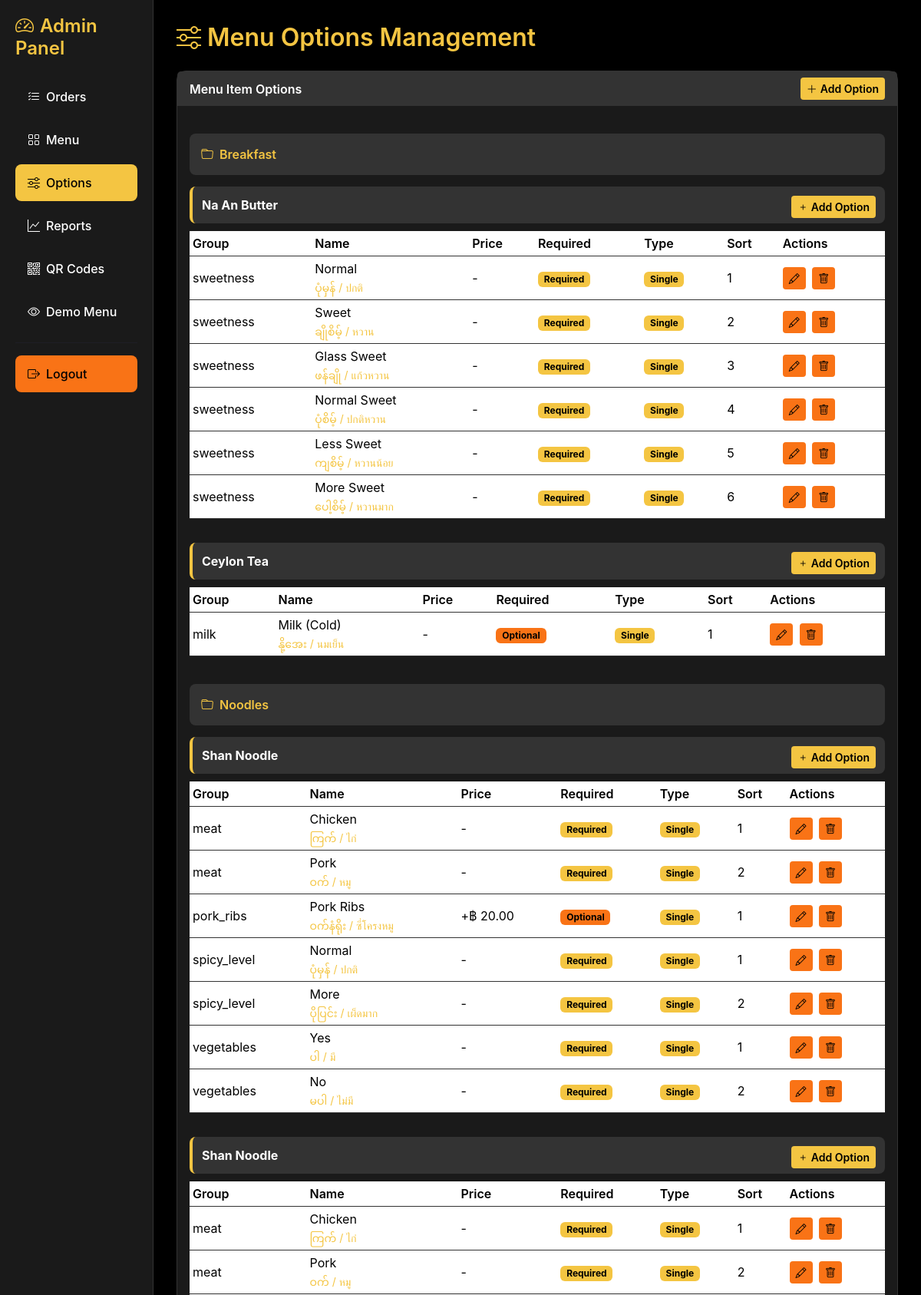
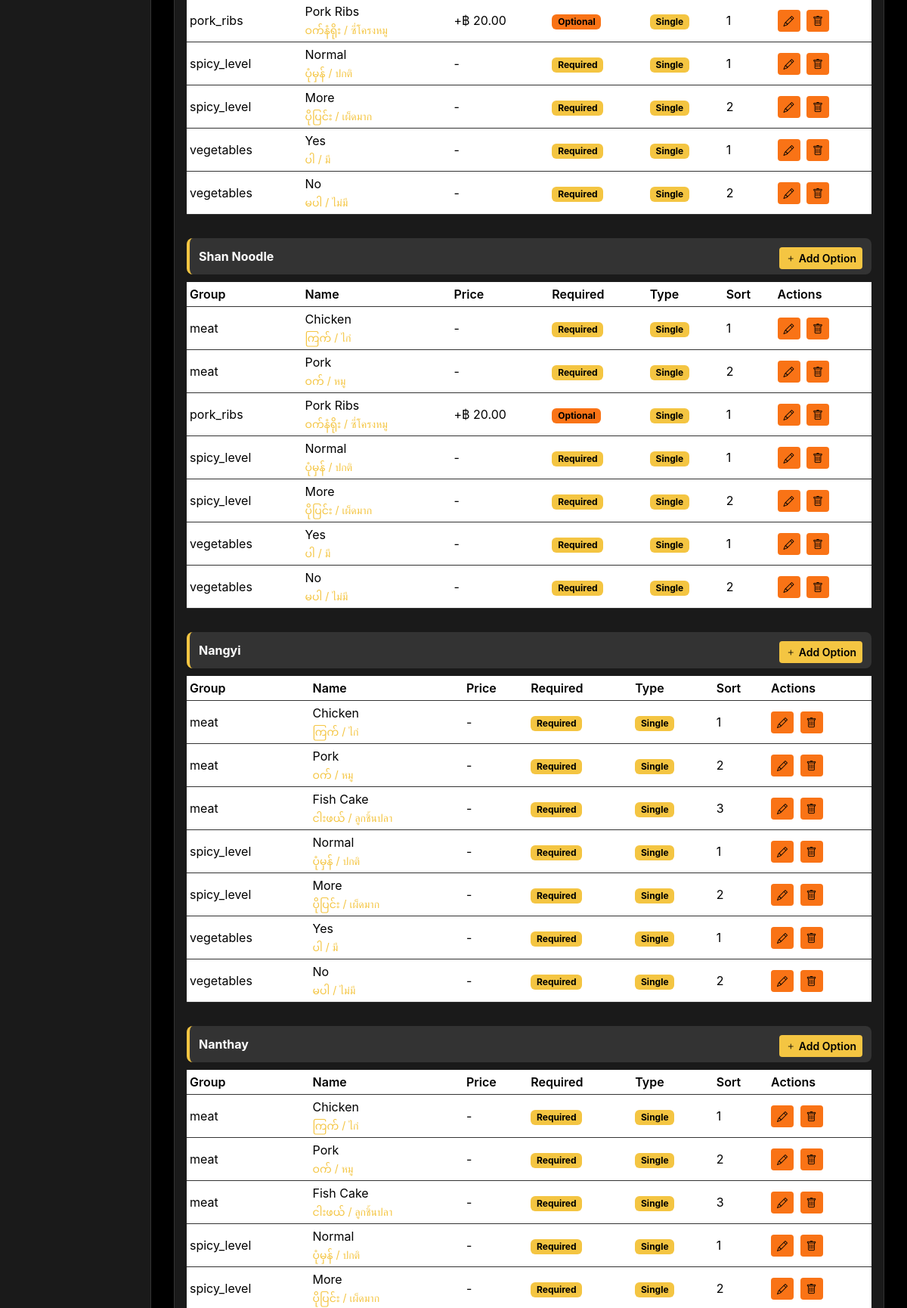
The app's page /admin/dashboard.php?tab=options (signed in, upper part) with its own data (2 pictures, top to bottom).
### tables this page shows
CREATE TABLE menu_item_options (
  id INT AUTO_INCREMENT PRIMARY KEY,
  menu_item_id INT NOT NULL,
  option_group VARCHAR(50) NOT NULL DEFAULT 'default',
  sort_order INT NOT NULL DEFAULT 0,
  additional_price DECIMAL(10,2) NOT NULL DEFAULT 0,
  is_required BOOLEAN NOT NULL DEFAULT FALSE,
  is_multi_select BOOLEAN NOT NULL DEFAULT FALSE,
  name_en VARCHAR(255) NOT NULL,
  name_bu VARCHAR(255) NULL,
  name_th VARCHAR(255) NULL,
  created_at TIMESTAMP NOT NULL DEFAULT CURRENT_TIMESTAMP,
  updated_at TIMESTAMP NOT NULL DEFAULT CURRENT_TIMESTAMP ON UPDATE CURRENT_TIMESTAMP,
  CONSTRAINT fk_menu_item_options_item FOREIGN KEY (menu_item_id) REFERENCES menu_items(id) ON DELETE CASCADE
);

### lib/helpers.php (called while the page is built, shortened)
<?php
function h(?string $value): string
{
    return htmlspecialchars($value ?? '', ENT_QUOTES, 'UTF-8');
}
function currency_symbol(): string
{
    return '฿';
}
function money_decimals(): int
{
    return 2;
}
function format_money(string|int|float $amount): string
{
    return currency_symbol() . ' ' . number_format((float) $amount, money_decimals(), '.', ',');
}

### admin/partials/options_tab.php (the view, shortened to what this page needs)
<h2 class="mb-4" style="color: #f4c542;">
    <i class="bi bi-sliders me-2"></i>Menu Options Management
</h2>
<div class="card">
    <div class="card-header d-flex justify-content-between align-items-center">
        <span>Menu Item Options</span>
        <button class="btn btn-add-option btn-sm" data-bs-toggle="modal" data-bs-target="#optionModal" onclick="resetForm()">
            <i class="bi bi-plus-lg me-1"></i>Add Option
        </button>
    </div>
    <div class="card-body">
        <?php if (empty($optionsByItem)): ?>
            <div class="text-center text-muted py-5">
                <i class="bi bi-inbox fs-1"></i>
                <p class="mt-3">No options found. Add your first option!</p>
            </div>
        <?php else: ?>
            <?php
            $currentCategory = '';
            foreach ($optionsByItem as $itemId => $data):
                if ($data['category'] !== $currentCategory) {
                    $currentCategory = $data['category'];
            ?>
                <div class="category-header">
                    <i class="bi bi-folder me-2"></i><?= ucfirst(h($currentCategory)) ?>
                </div>
            <?php } ?>
            <div class="item-header">
                <strong><?= h($data['item_name']) ?></strong>
                <button class="btn btn-add-option btn-sm float-end" onclick="addOptionForItem(<?= $itemId ?>)">
                    <i class="bi bi-plus"></i> Add Option
                </button>
            </div>
            <div class="table-responsive">
                <table class="table table-sm">
                    <thead>
                        <tr>
                            <th>Group</th>
                            <th>Name</th>
                            <th>Price</th>
                            <th>Required</th>
                            <th>Type</th>
                            <th>Sort</th>
                            <th>Actions</th>
                        </tr>
                    </thead>
                    <tbody>
                        <?php foreach ($data['options'] as $opt): ?>
                        <tr>
                            <td><?= h($opt['option_group']) ?></td>
                            <td>
                                <?= h($opt['name_en']) ?><br>
                                <small class="text-muted"><?= h($opt['name_bu']) ?> / <?= h($opt['name_th']) ?></small>
                            </td>
                            <td><?= $opt['additional_price'] > 0 ? '+' . format_money($opt['additional_price']) : '-' ?></td>
                            <td>
                                <span class="badge <?= $opt['is_required'] ? 'badge-required' : 'badge-optional' ?>">
                                    <?= $opt['is_required'] ? 'Required' : 'Optional' ?>
                                </span>
                            </td>
                            <td>
                                <span class="badge <?= $opt['is_multi_select'] ? 'badge-multi' : 'badge-single' ?>">
                                    <?= $opt['is_multi_select'] ? 'Multi' : 'Single' ?>
                                </span>
                            </td>
                            <td><?= $opt['sort_order'] ?></td>
                            <td>
                                <button class="btn btn-sm btn-edit me-1" onclick="editOption(<?= $opt['id'] ?>)">
                                    <i class="bi bi-pencil"></i>
                                </button>
                                <button class="btn btn-sm btn-delete" onclick="deleteOption(<?= $opt['id'] ?>, '<?= h($opt['name_en']) ?>')">
                                    <i class="bi bi-trash"></i>
                                </button>
                            </td>
                        </tr>
                        <?php endforeach; ?>
                    </tbody>
                </table>
            </div>
            <?php endforeach; ?>
        <?php endif; ?>
    </div>
</div>

### admin/dashboard.php (style rules this page uses)
body { background: #000000; color: #ffffff; font-family: -apple-system, BlinkMacSystemFont, "Segoe UI", Roboto, sans-serif; }
.card { background: #1a1a1a; border: 1px solid #333333; border-radius: 12px; margin-bottom: 20px; color: #ffffff; }
.card-header { background: #333333; border: none; border-radius: 12px 12px 0 0; color: #f4c542; font-weight: 600; }
.card-body { color: #ffffff; }
.table { color: #ffffff; }
.table th { background: #ffffff; border-color: #333333; color: #000000; font-weight: 600; }
.table td { border-color: #333333; vertical-align: middle; background: #ffffff; color: #000000; }
.text-muted { color: #f4c542 !important; }
.btn { background: #333333 !important; color: #ffffff !important; border: 1px solid #444444; font-weight: 500; }
.btn-add-option { background: #f4c542 !important; color: #000000 !important; border: none; font-weight: 600; }
.btn-edit { background: #f97316 !important; color: #000000 !important; border: none; font-weight: 600; }
.btn-delete { background: #f97316 !important; color: #000000 !important; border: none; font-weight: 600; }
small { color: #f4c542; }
span { color: #ffffff; }
div { color: #ffffff; }
h1, h2, h3, h4, h5, h6 { color: #f4c542; font-weight: 600; }
.badge { background: #333333; color: #ffffff; }
.badge-required { background: #f4c542; color: #000000; }
.badge-optional { background: #f97316; color: #000000; }
.badge-single { background: #f4c542; color: #000000; }
.category-header { background: #333333; padding: 15px; border-radius: 8px; margin: 20px 0 10px 0; color: #f4c542; font-weight: 600; }
.item-header { background: #333333; padding: 12px; border-radius: 8px; margin: 15px 0 10px 0; border-left: 4px solid #f4c542; }

### records on screen
menu_item_options: option_group "sweetness", name_en "Normal", name_bu "ပုံမှန်", name_th "ปกติ", is_required "Required", is_multi_select "Single", sort_order "1"
menu_item_options: option_group "sweetness", name_en "Sweet", name_bu "ချိုစိမ့်", name_th "หวาน", is_required "Required", is_multi_select "Single", sort_order "2"
menu_item_options: option_group "sweetness", name_en "Glass Sweet", name_bu "ဖန်ချို", name_th "แก้วหวาน", is_required "Required", is_multi_select "Single", sort_order "3"
menu_item_options: option_group "sweetness", name_en "Normal Sweet", name_bu "ပုံစိမ့်", name_th "ปกติหวาน", is_required "Required", is_multi_select "Single", sort_order "4"
menu_item_options: option_group "sweetness", name_en "Less Sweet", name_bu "ကျစိမ့်", name_th "หวานน้อย", is_required "Required", is_multi_select "Single", sort_order "5"
menu_item_options: option_group "sweetness", name_en "More Sweet", name_bu "ပေါ့စိမ့်", name_th "หวานมาก", is_required "Required", is_multi_select "Single", sort_order "6"
menu_item_options: option_group "milk", name_en "Milk (Cold)", name_bu "နို့အေး", name_th "นมเย็น", is_required "Optional", is_multi_select "Single", sort_order "1"
menu_item_options: option_group "meat", name_en "Chicken", name_bu "ကြက်", name_th "ไก่", is_required "Required", is_multi_select "Single", sort_order "1"
menu_item_options: option_group "meat", name_en "Pork", name_bu "ဝက်", name_th "หมู", is_required "Required", is_multi_select "Single", sort_order "2"
menu_item_options: option_group "pork_ribs", name_en "Pork Ribs", name_bu "ဝက်နံရိုး", name_th "ซี่โครงหมู", additional_price "฿ 20.00", is_required "Optional", is_multi_select "Single", sort_order "1"
menu_item_options: option_group "spicy_level", name_en "Normal", name_bu "ပုံမှန်", name_th "ปกติ", is_required "Required", is_multi_select "Single", sort_order "1"
menu_item_options: option_group "spicy_level", name_en "More", name_bu "ပိုပြင်း", name_th "เผ็ดมาก", is_required "Required", is_multi_select "Single", sort_order "2"
menu_item_options: option_group "vegetables", name_en "Yes", name_bu "ပါ", name_th "มี", is_required "Required", is_multi_select "Single", sort_order "1"
menu_item_options: option_group "vegetables", name_en "No", name_bu "မပါ", name_th "ไม่มี", is_required "Required", is_multi_select "Single", sort_order "2"
menu_item_options: option_group "meat", name_en "Chicken", name_bu "ကြက်", name_th "ไก่", is_required "Required", is_multi_select "Single", sort_order "1"
menu_item_options: option_group "meat", name_en "Pork", name_bu "ဝက်", name_th "หมู", is_required "Required", is_multi_select "Single", sort_order "2"
menu_item_options: option_group "pork_ribs", name_en "Pork Ribs", name_bu "ဝက်နံရိုး", name_th "ซี่โครงหมู", additional_price "฿ 20.00", is_required "Optional", is_multi_select "Single", sort_order "1"
menu_item_options: option_group "spicy_level", name_en "Normal", name_bu "ပုံမှန်", name_th "ปกติ", is_required "Required", is_multi_select "Single", sort_order "1"
menu_item_options: option_group "spicy_level", name_en "More", name_bu "ပိုပြင်း", name_th "เผ็ดมาก", is_required "Required", is_multi_select "Single", sort_order "2"
menu_item_options: option_group "vegetables", name_en "Yes", name_bu "ပါ", name_th "มี", is_required "Required", is_multi_select "Single", sort_order "1"
menu_item_options: option_group "vegetables", name_en "No", name_bu "မပါ", name_th "ไม่มี", is_required "Required", is_multi_select "Single", sort_order "2"
menu_item_options: option_group "meat", name_en "Chicken", name_bu "ကြက်", name_th "ไก่", is_required "Required", is_multi_select "Single", sort_order "1"
menu_item_options: option_group "meat", name_en "Pork", name_bu "ဝက်", name_th "หมู", is_required "Required", is_multi_select "Single", sort_order "2"
menu_item_options: option_group "pork_ribs", name_en "Pork Ribs", name_bu "ဝက်နံရိုး", name_th "ซี่โครงหมู", additional_price "฿ 20.00", is_required "Optional", is_multi_select "Single", sort_order "1"
menu_item_options: option_group "spicy_level", name_en "Normal", name_bu "ပုံမှန်", name_th "ปกติ", is_required "Required", is_multi_select "Single", sort_order "1"
menu_item_options: option_group "spicy_level", name_en "More", name_bu "ပိုပြင်း", name_th "เผ็ดมาก", is_required "Required", is_multi_select "Single", sort_order "2"
menu_item_options: option_group "vegetables", name_en "Yes", name_bu "ပါ", name_th "มี", is_required "Required", is_multi_select "Single", sort_order "1"
menu_item_options: option_group "vegetables", name_en "No", name_bu "မပါ", name_th "ไม่มี", is_required "Required", is_multi_select "Single", sort_order "2"
menu_item_options: option_group "meat", name_en "Chicken", name_bu "ကြက်", name_th "ไก่", is_required "Required", is_multi_select "Single", sort_order "1"
menu_item_options: option_group "meat", name_en "Pork", name_bu "ဝက်", name_th "หมู", is_required "Required", is_multi_select "Single", sort_order "2"
menu_item_options: option_group "meat", name_en "Fish Cake", name_bu "ငါးဖယ်", name_th "ลูกชิ้นปลา", is_required "Required", is_multi_select "Single", sort_order "3"
menu_item_options: option_group "spicy_level", name_en "Normal", name_bu "ပုံမှန်", name_th "ปกติ", is_required "Required", is_multi_select "Single", sort_order "1"
menu_item_options: option_group "spicy_level", name_en "More", name_bu "ပိုပြင်း", name_th "เผ็ดมาก", is_required "Required", is_multi_select "Single", sort_order "2"
menu_item_options: option_group "vegetables", name_en "Yes", name_bu "ပါ", name_th "มี", is_required "Required", is_multi_select "Single", sort_order "1"
menu_item_options: option_group "vegetables", name_en "No", name_bu "မပါ", name_th "ไม่มี", is_required "Required", is_multi_select "Single", sort_order "2"
menu_item_options: option_group "meat", name_en "Chicken", name_bu "ကြက်", name_th "ไก่", is_required "Required", is_multi_select "Single", sort_order "1"
menu_item_options: option_group "meat", name_en "Pork", name_bu "ဝက်", name_th "หมู", is_required "Required", is_multi_select "Single", sort_order "2"
menu_item_options: option_group "meat", name_en "Fish Cake", name_bu "ငါးဖယ်", name_th "ลูกชิ้นปลา", is_required "Required", is_multi_select "Single", sort_order "3"
menu_item_options: option_group "spicy_level", name_en "Normal", name_bu "ပုံမှန်", name_th "ปกติ", is_required "Required", is_multi_select "Single", sort_order "1"
menu_item_options: option_group "spicy_level", name_en "More", name_bu "ပိုပြင်း", name_th "เผ็ดมาก", is_required "Required", is_multi_select "Single", sort_order "2"

### other values on screen
$currentCategory "Breakfast"
$data['item_name'] "Na An Butter"
$data['item_name'] "Ceylon Tea"
$currentCategory "Noodles"
$data['item_name'] "Shan Noodle"
$data['item_name'] "Nangyi"
$data['item_name'] "Nanthay"
